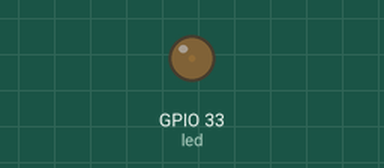
A program run on a simulated ESP32 board running MicroPython. Parts: output pins drawn as LEDs (lit = HIGH).

Above: at 0.05 s.
At 5.25 s:
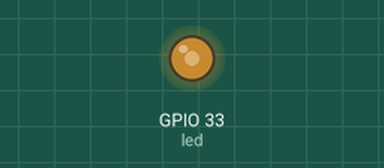
At 8.95 s:
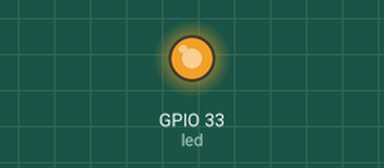
At 17.85 s:
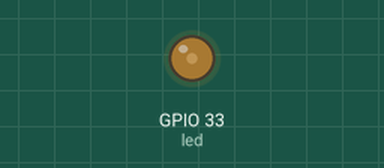
Timing chart, 0 to 26.7 s (numbered marks = the images above):
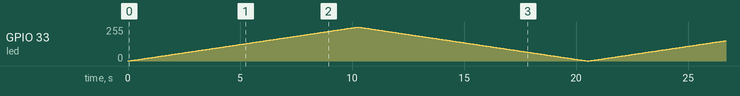

The program:

Controle_LED_PWM_10_BIT.py
```python
from machine import Pin, PWM
from time import sleep


led = PWM(Pin(33))
led.freq(500)

while True:
    for duty in range(0, 1024):
        led.duty(duty)
        sleep(0.01)
    for duty in range(1023, -1, -1):
        led.duty(duty)
        sleep(0.01)
```
